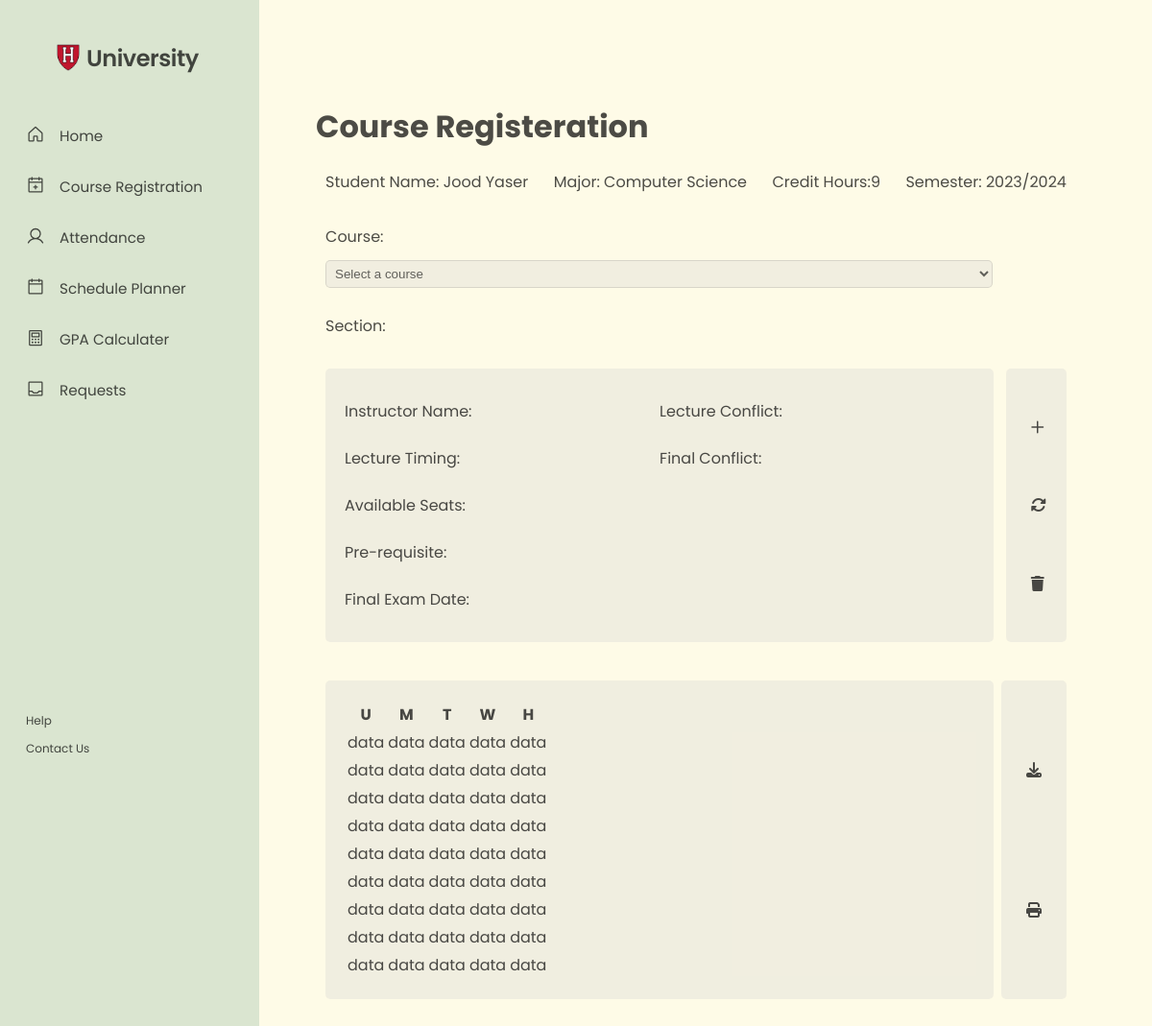
Screenshot of /courseRegistration.php (signed in) with the database file from the repository.
### tables this page shows
CREATE TABLE `students` (
  `ID` int(11) NOT NULL,
  `studentID` varchar(10) NOT NULL,
  `fullName` varchar(100) NOT NULL,
  `phoneNumber` varchar(20) NOT NULL,
  `emailAddress` varchar(100) NOT NULL,
  `studyProgram` int(11) NOT NULL,
  `enrollmentStatus` varchar(20) NOT NULL,
  `creditsPassed` int(11) NOT NULL,
  `CGPA` decimal(3,2) NOT NULL,
  `GPA` decimal(3,2) NOT NULL,
  `balance` float NOT NULL,
  `password` varchar(255) NOT NULL
);

CREATE TABLE `programs` (
  `PID` int(11) NOT NULL,
  `name` varchar(150) NOT NULL,
  `year` year(4) NOT NULL,
  `departmentID` int(11) NOT NULL
);

CREATE TABLE `semester` (
  `ID` int(11) NOT NULL,
  `year` varchar(4) NOT NULL,
  `number` varchar(1) NOT NULL,
  `beginDate` date DEFAULT NULL,
  `endDate` date DEFAULT NULL,
  `modifyStart` date DEFAULT NULL,
  `modifyEnd` date DEFAULT NULL,
  `dropEnd` date DEFAULT NULL
);

### courseRegistration.php (the view, shortened to what this page needs)
<!DOCTYPE html>
<html lang="en">
<head>
    <title>Course Registration</title><link rel="stylesheet" href="css/courseReg.css">
    <link rel="stylesheet" href="generalstyling.css">
</head>
<body>
        <?php
            try{
                require('Database/connection.php');
                $ID = $_SESSION['activeUser']['username'];
                $stInfo = "SELECT students.*, programs.name, programs.year, programs.departmentID, programs.PID FROM students JOIN programs ON students.studyProgram=programs.PID where students.studentID=$ID ";
                $studentRec = $db->query($stInfo);
                $row=$studentRec->fetch();
                $semesterInfo="SELECT* from semester";
                $semester =$db->query($semesterInfo);
                $sem=$semester->fetch();
            }
            catch(PDOException $e){
                die($e->getMessage());
                }
        ?>
    <div class="wrapper">
        <div class="sidebar-wrapper">
        </div>
        <div class="pagecontent-wrapper" id="main">
            <div class="title" >
                <h1>Course Registeration</h1>
            </div>
            <div class="" id="student-info">
            <?php
                try{
                     if($row){
                        echo "<div class=''>Student Name: ".$row['fullName']." </div>
                            <div class=''>Major: ".$row['name']."</div>
                            <div class=''>Credit Hours:".$row['creditsPassed']."</div>";
                            if ($sem){
                                $currentY=$sem['year'];
                                $nextY=$currentY + 1;
                                echo "<div class=''>Semester: ".$currentY."/".$nextY."</div>";
                            }
                        }
                }
                catch(PDOException $e){
                    die($e->getMessage());
                }
            ?>
            </div>
            <div class="3 " id="course-section">
                <form method="post" >
                     <div class="select-cs" id="select-container">
                      <?php
                        try{
                            echo "<label>Course: </label>";
                            echo "<select class='select' id='selectcourse' name='selectC'>
                                <option hidden disabled selected value> Select a course </option>";
                             echo "</select>
                                </div>
                             <div class='select-cs' id='selectSection' name='selectS'>
                                 <label>Section: </label>
                             </div>
                             <input type='hidden' id='selectedSectioninfo' name='selectedSection'>
                             ";
                        }catch(PDOException $e){
                            die($e->getMessage());
                        }
                      ?>
                    </div>
                <div id="course-manage">
                    <div class="container" id="c-info">
                        <div class="st-info">
                            <div class="st-info-lb"><label> Instructor Name:</label></div>
                            <div class="st-info-lb"><label>Lecture Timing: </label></div>
                            <div class="st-info-lb"><label>Available Seats: </label></div>
                            <div class="st-info-lb"><label>Pre-requisite: </label></div>
                            <div class="st-info-lb"><label>Final Exam Date: </label> </div>
                        </div>
                        <div class="st-info" id="conflict">
                            <div class="st-info-lb"><label>Lecture Conflict: </label></div>
                            <div class="st-info-lb"><label>Final Conflict:</label></div>
                        </div>
                    </div>
                    <div class="container" id="course-toolb">
                        <div> <button id="addS" name="addcourse" type="submit"> <i class="fa-regular fa-plus" ></i> </button> </div>
                        <div> <button id="switchS" name="switchsection" type="submit" ><i class="fa-solid fa-rotate" ></i> </button> </div>
                        <div> <button id="dropS" name="dropcourse" type="submit"><i class="fa-solid fa-trash"  ></i> </button> </div>
                    </div>
                </div>
            <div  id="display-sched">
                <div class="container" id="sched">
                    <?php
                    require('schedule.php');
                    schedule();?>
                </div>
                <div class="container" id="sched-toolb">
                <div> <button name="export" > <i class="fa-solid fa-download"></i> </button> </div>
                <div> <button name="print" > <i class="fa-solid fa-print"></i>  </button> </div>
                </div>
            </div>
        </div>
    </div>
</body>
</html>

### css/courseReg.css (style rules this page uses)
#selectcourse { width: 90%; }
#student-info { display:flex; justify-content: space-between; margin: 20px 10px; }
.select { padding: 5px ; color: rgba(0, 0, 0, 0.6); background-color: rgba(236, 232, 221, 0.7); border-color: rgba(0, 0, 0, 0.1); border-radius: 5px; width: 100%; }
.select-cs { margin: 15px 10px; }
.select-cs label { margin-right: 5px; }
#course-manage { margin: 20px 10px; display: flex; justify-content: space-between; }
#c-info { width:85%; display: flex; justify-content: space-between; border-radius: 5px; }
.st-info { min-width:50%; display: flex; flex-direction: column; }
#course-toolb { display: flex; flex-direction: column; justify-content: space-around; width:3%; }
button { background-color: transparent; border: none; }
.container i { font-size: medium; color: rgba(0, 0, 0, 0.7); border: none; border-radius: 5px; box-shadow: 0 0 0 rgba(210, 232, 221, 0.7); transition: box-shadow 0.3s ease-in-out; }
#display-sched { margin: 40px 10px; display: flex; justify-content: space-between; }
#sched { min-width: 85%; }
#sched-toolb { display: flex; flex-direction: column; justify-content: space-around; }

### generalstyling.css (style rules this page uses)
html { background-color: #FEFBE7; font-family: 'Poppins'; color: rgba(0, 0, 0, 0.7); }
#openbtn { background-color: #FEFBE7; }
.sidenav { height: 100%; width: 0; position: fixed; z-index: 1; top: 0; left: 0; background-color: #DAE5D0; overflow-x: hidden; transition: 0.5s; white-space: nowrap; display: none; }
.logo { display: flex; align-items: center; padding-bottom: 2%; padding-top: 4%; height: 10%; }
.logo img { width: 28px; margin-left: 21%; }
.logo h4 { font-size: 1.5rem; font-weight: 600; letter-spacing: -0.5px; font-family: "Poppins", sans-serif; padding-left: 2%; }
#sidenav-head { display: flex; flex-direction: column; }
.sideElement a, #sidenav-footer a { display: block; color: rgba(0, 0, 0, 0.7); padding: 8px 8px 8px 32px; text-decoration: none; font-family: "Poppins", sans-serif; font-size: 0.95rem; transition: 0.3s; }
.sideElement { display: flex; flex-direction: row; }
.sideElement a { display: block; padding: 15px; }
#icon { padding-top: 15px; padding-left: 10%; height: 20px; width: 20px; opacity: 0.7; }
#spacing { height: 25%; }
#sidenav-footer { display: flex; flex-direction: column; height: fit-content; left: 1%; bottom: 2%; }
#sidenav-footer a { font-size: 0.75rem; padding: 2% 10%; }
#main { transition: .5s; padding: 3% 6%; }
.wrapper { height: 100vw; }
@media screen and (min-width: 992px) { .sidenav { width: 270px; display: block; } }
@media screen and (min-width: 992px) { #main { margin-left: 250px; } }
.container { border-radius: 5px; background-color: rgba(236, 232, 221, 0.7); padding: 20px; }
label { padding: 12px 12px 12px 0; display: inline-block; }

### rows the page displays
students: fullName "Jood Yaser", studyProgram.name "Computer Science", creditsPassed "9"
semester: year "2023", year "2024"

### other values shown
$header "U"
$header "M"
$header "T"
$header "W"
$header "H"
